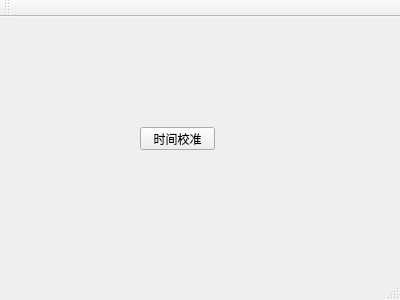
<?xml version="1.0" encoding="UTF-8"?>
<ui version="4.0">
 <class>MainWindow</class>
 <widget class="QMainWindow" name="MainWindow">
  <property name="geometry">
   <rect>
    <x>0</x>
    <y>0</y>
    <width>400</width>
    <height>300</height>
   </rect>
  </property>
  <property name="windowTitle">
   <string>MainWindow</string>
  </property>
  <widget class="QWidget" name="centralWidget">
   <widget class="QPushButton" name="pushButton">
    <property name="geometry">
     <rect>
      <x>140</x>
      <y>110</y>
      <width>75</width>
      <height>23</height>
     </rect>
    </property>
    <property name="text">
     <string>时间校准</string>
    </property>
   </widget>
  </widget>
  <widget class="QMenuBar" name="menuBar">
   <property name="geometry">
    <rect>
     <x>0</x>
     <y>0</y>
     <width>400</width>
     <height>23</height>
    </rect>
   </property>
  </widget>
  <widget class="QToolBar" name="mainToolBar">
   <attribute name="toolBarArea">
    <enum>TopToolBarArea</enum>
   </attribute>
   <attribute name="toolBarBreak">
    <bool>false</bool>
   </attribute>
  </widget>
  <widget class="QStatusBar" name="statusBar"/>
 </widget>
 <layoutdefault spacing="6" margin="11"/>
 <resources/>
 <connections/>
</ui>
